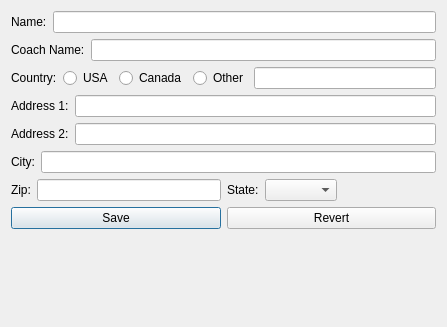
<?xml version="1.0" encoding="UTF-8"?>
<ui version="4.0">
 <class>ClubEditor</class>
 <widget class="QWidget" name="ClubEditor">
  <property name="geometry">
   <rect>
    <x>0</x>
    <y>0</y>
    <width>447</width>
    <height>327</height>
   </rect>
  </property>
  <property name="windowTitle">
   <string>Form</string>
  </property>
  <layout class="QVBoxLayout" name="verticalLayout">
   <item>
    <layout class="QHBoxLayout" name="horizontalLayout">
     <item>
      <widget class="QLabel" name="label">
       <property name="text">
        <string>Name:</string>
       </property>
       <property name="buddy">
        <cstring>clubNameEdit</cstring>
       </property>
      </widget>
     </item>
     <item>
      <widget class="QLineEdit" name="clubNameEdit"/>
     </item>
    </layout>
   </item>
   <item>
    <layout class="QHBoxLayout" name="horizontalLayout_2">
     <item>
      <widget class="QLabel" name="label_2">
       <property name="text">
        <string>Coach Name:</string>
       </property>
       <property name="buddy">
        <cstring>coachNameEdit</cstring>
       </property>
      </widget>
     </item>
     <item>
      <widget class="QLineEdit" name="coachNameEdit"/>
     </item>
    </layout>
   </item>
   <item>
    <layout class="QHBoxLayout" name="horizontalLayout_3">
     <item>
      <widget class="QLabel" name="label_8">
       <property name="text">
        <string>Country:</string>
       </property>
       <property name="buddy">
        <cstring>usaBtn</cstring>
       </property>
      </widget>
     </item>
     <item>
      <widget class="QRadioButton" name="usaBtn">
       <property name="text">
        <string>USA</string>
       </property>
      </widget>
     </item>
     <item>
      <widget class="QRadioButton" name="canadaBtn">
       <property name="text">
        <string>Canada</string>
       </property>
      </widget>
     </item>
     <item>
      <widget class="QRadioButton" name="otherCountryBtn">
       <property name="text">
        <string>Other</string>
       </property>
      </widget>
     </item>
     <item>
      <widget class="QLineEdit" name="otherCountryEdit"/>
     </item>
    </layout>
   </item>
   <item>
    <layout class="QHBoxLayout" name="horizontalLayout_4">
     <item>
      <widget class="QLabel" name="label_3">
       <property name="text">
        <string>Address 1:</string>
       </property>
       <property name="buddy">
        <cstring>address1Edit</cstring>
       </property>
      </widget>
     </item>
     <item>
      <widget class="QLineEdit" name="address1Edit"/>
     </item>
    </layout>
   </item>
   <item>
    <layout class="QHBoxLayout" name="horizontalLayout_5">
     <item>
      <widget class="QLabel" name="label_4">
       <property name="text">
        <string>Address 2:</string>
       </property>
       <property name="buddy">
        <cstring>address2Edit</cstring>
       </property>
      </widget>
     </item>
     <item>
      <widget class="QLineEdit" name="address2Edit"/>
     </item>
    </layout>
   </item>
   <item>
    <layout class="QHBoxLayout" name="horizontalLayout_6">
     <item>
      <widget class="QLabel" name="label_5">
       <property name="text">
        <string>City:</string>
       </property>
       <property name="buddy">
        <cstring>cityEdit</cstring>
       </property>
      </widget>
     </item>
     <item>
      <widget class="QLineEdit" name="cityEdit"/>
     </item>
    </layout>
   </item>
   <item>
    <layout class="QHBoxLayout" name="horizontalLayout_10">
     <property name="topMargin">
      <number>0</number>
     </property>
     <item>
      <layout class="QHBoxLayout" name="horizontalLayout_8" stretch="0,0">
       <item>
        <widget class="QLabel" name="label_7">
         <property name="text">
          <string>Zip:</string>
         </property>
         <property name="buddy">
          <cstring>zipEdit</cstring>
         </property>
        </widget>
       </item>
       <item>
        <widget class="QLineEdit" name="zipEdit"/>
       </item>
      </layout>
     </item>
     <item>
      <layout class="QHBoxLayout" name="horizontalLayout_7" stretch="0,0,1">
       <item>
        <widget class="QLabel" name="label_6">
         <property name="text">
          <string>State:</string>
         </property>
         <property name="buddy">
          <cstring>stateCombo</cstring>
         </property>
        </widget>
       </item>
       <item>
        <widget class="QComboBox" name="stateCombo"/>
       </item>
       <item>
        <spacer name="horizontalSpacer">
         <property name="orientation">
          <enum>Qt::Horizontal</enum>
         </property>
         <property name="sizeHint" stdset="0">
          <size>
           <width>40</width>
           <height>20</height>
          </size>
         </property>
        </spacer>
       </item>
      </layout>
     </item>
    </layout>
   </item>
   <item>
    <layout class="QHBoxLayout" name="horizontalLayout_9">
     <item>
      <widget class="QPushButton" name="saveBtn">
       <property name="text">
        <string>Save</string>
       </property>
       <property name="default">
        <bool>true</bool>
       </property>
      </widget>
     </item>
     <item>
      <widget class="QPushButton" name="revertBtn">
       <property name="text">
        <string>Revert</string>
       </property>
      </widget>
     </item>
    </layout>
   </item>
   <item>
    <spacer name="verticalSpacer">
     <property name="orientation">
      <enum>Qt::Vertical</enum>
     </property>
     <property name="sizeHint" stdset="0">
      <size>
       <width>20</width>
       <height>40</height>
      </size>
     </property>
    </spacer>
   </item>
  </layout>
 </widget>
 <tabstops>
  <tabstop>clubNameEdit</tabstop>
  <tabstop>coachNameEdit</tabstop>
  <tabstop>usaBtn</tabstop>
  <tabstop>canadaBtn</tabstop>
  <tabstop>otherCountryBtn</tabstop>
  <tabstop>otherCountryEdit</tabstop>
  <tabstop>address1Edit</tabstop>
  <tabstop>address2Edit</tabstop>
  <tabstop>cityEdit</tabstop>
  <tabstop>stateCombo</tabstop>
  <tabstop>zipEdit</tabstop>
  <tabstop>saveBtn</tabstop>
  <tabstop>revertBtn</tabstop>
 </tabstops>
 <resources/>
 <connections/>
</ui>
